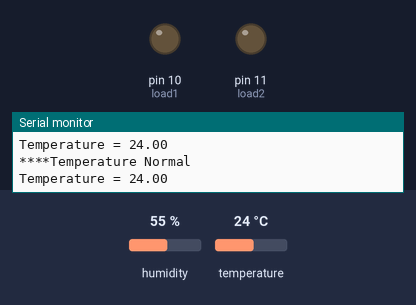
The sketch below on a simulated Arduino Uno, built with avr-gcc and run on an emulated ATmega328P. Shown: output pins drawn as LEDs (lit = HIGH), the last lines printed to the serial monitor. Inputs (shaded band) come from the test bench; at power-on: temperature 24 °C, humidity 55 %.

Above: at 4.8 s.
4.9 s: temperature set to 33 °C
11.2 s: temperature set to 36 °C
At 14.9 s:
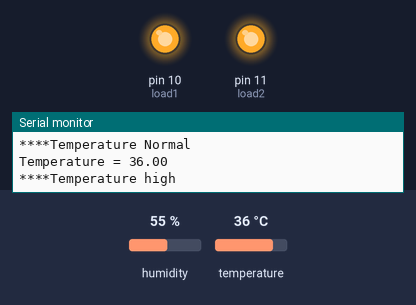
16.2 s: temperature set to 12 °C
At 22.7 s:
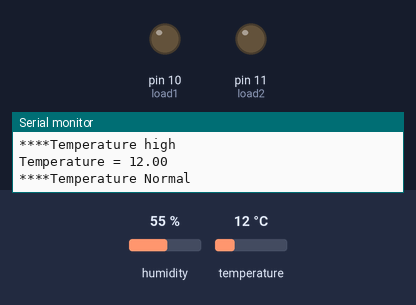
23.6 s: temperature set to 41 °C
At 26.7 s:
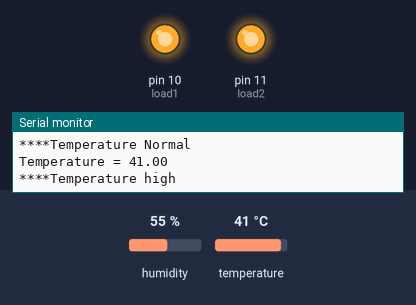
Timing chart, 0 to 28.2 s (numbered marks = the images above; inputs shaded):
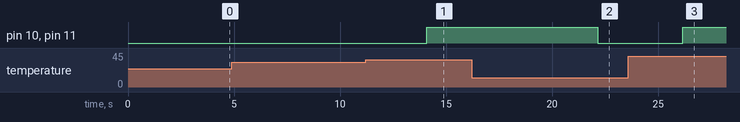

The sketch:

Temp_light_control.ino
```cpp
#include<dht.h>
dht DHT;
int load1=10;
int load2=11;
void setup()
{
  Serial.begin(9600);
pinMode(load1,OUTPUT);
pinMode(load2,OUTPUT);
  }
void loop()
{
  int tempdata = DHT.read11(9);
  Serial.print("Temperature = ");
  Serial.println(DHT.temperature);
  delay(2000);

  if(DHT.temperature>34)
  {
    Serial.println("****Temperature high");
    digitalWrite(load1,HIGH);
    digitalWrite(load2,HIGH);
    delay(2000);
  }
  else
  {
    Serial.println("****Temperature Normal");
    digitalWrite(load1,LOW);
    digitalWrite(load2,LOW);
    delay(2000);
  }

}
```

Measured:
- the behaviour switches between 34 and 35 °C on temperature (found by bisection; images 0 and 1)
- after the input at 11.2 s, pin 10 (load1), pin 11 (load2): LOW → HIGH after 2.9 s
- after the input at 16.2 s, pin 10 (load1), pin 11 (load2): HIGH → LOW after 5.9 s
- after the input at 23.6 s, pin 10 (load1), pin 11 (load2): LOW → HIGH after 2.6 s
